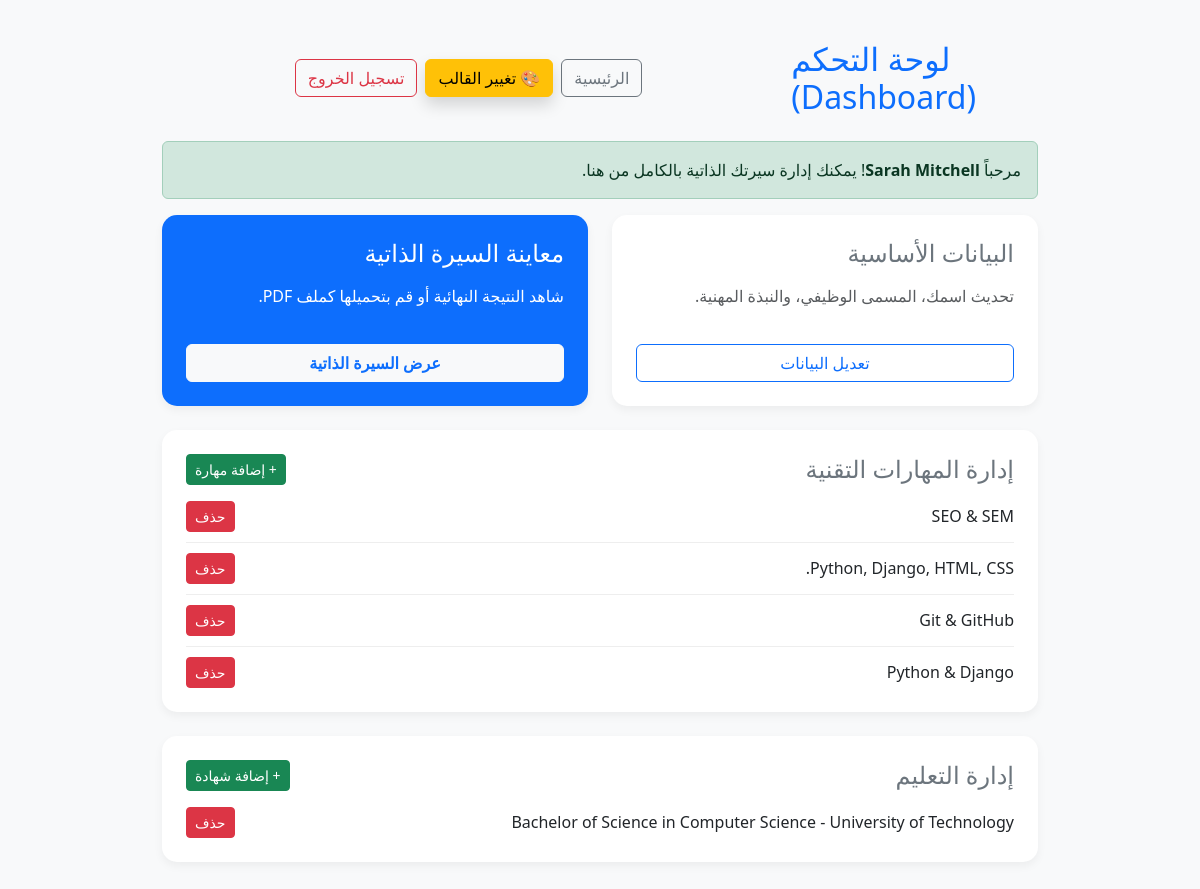
Page /dashboard/ (signed in) on the earlier database version.
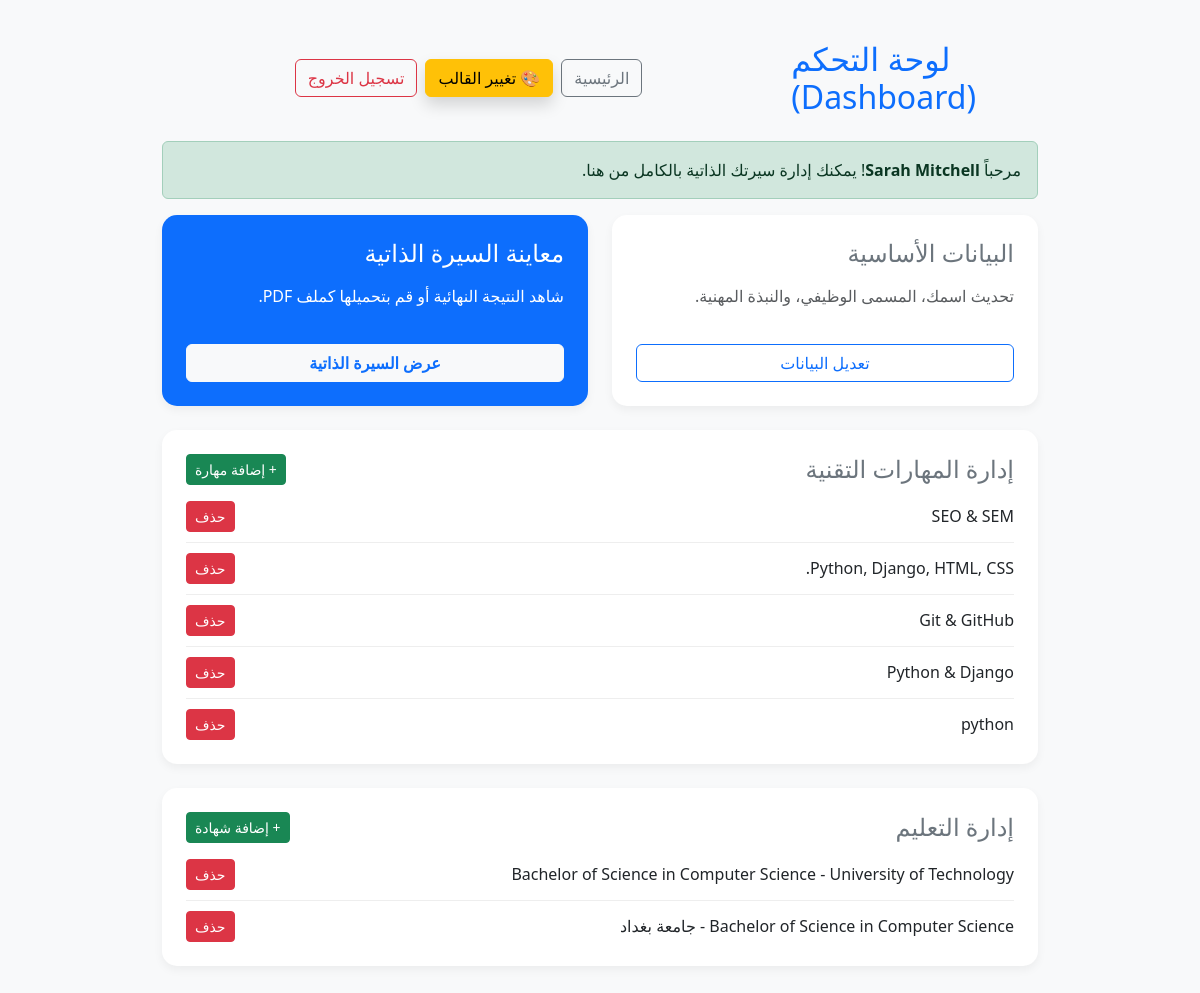
Same page on the later database version.
### cv_app/models.py (models this page shows, shortened)
class Skill(models.Model):
    profile = models.ForeignKey(Profile, on_delete=models.CASCADE)
    skill_name = models.CharField(max_length=50)

class Education(models.Model):
    profile = models.ForeignKey(Profile, on_delete=models.CASCADE)
    university = models.CharField(max_length=150)
    degree = models.CharField(max_length=100)
    graduation_year = models.CharField(max_length=4)

### cv_app/views.py (the view)
# urls.py: path('dashboard/', views.dashboard, name='dashboard'),
@login_required
def dashboard(request):
    profile = Profile.objects.filter(user=request.user).last()
    return render(request, 'dashboard.html', {'profile': profile})

### cv_app/templates/dashboard.html (shortened to what this page needs)
<!DOCTYPE html>
<html lang="ar" dir="rtl">
<head>
    <link href="https://cdn.jsdelivr.net/npm/bootstrap@5.3.0/dist/css/bootstrap.min.css" rel="stylesheet">
</head>
<body>
<div class="container dashboard-container">
    <div class="d-flex flex-column flex-md-row justify-content-between align-items-center mb-4 gap-3">
        <h2 class="text-primary text-center text-md-start mb-0">لوحة التحكم (Dashboard)</h2>
        <div class="d-flex flex-wrap justify-content-center gap-2 w-100 w-md-auto">
            <a href="{% url 'landing_page' %}" class="btn btn-outline-secondary">الرئيسية</a>
            <a href="{% url 'choose_template' %}" class="btn btn-warning shadow">🎨 تغيير القالب</a>
            <form method="POST" action="{% url 'logout' %}" class="d-inline">
                <button type="submit" class="btn btn-outline-danger">تسجيل الخروج</button>
            </form>
        </div>
    </div>
    {% if profile %}
        <div class="alert alert-success">
            مرحباً <strong>{{ profile.name }}</strong>! يمكنك إدارة سيرتك الذاتية بالكامل من هنا.
        </div>
        <div class="row">
            <div class="col-md-6">
                <div class="card p-4 h-100">
                    <h4 class="text-secondary mb-3">البيانات الأساسية</h4>
                    <p class="text-muted">تحديث اسمك، المسمى الوظيفي، والنبذة المهنية.</p>
                    <a href="{% url 'edit_profile' profile.id %}" class="btn btn-outline-primary mt-auto">تعديل البيانات</a>
                </div>
            </div>
            <div class="col-md-6">
                <div class="card p-4 bg-primary text-white h-100">
                    <h4 class="mb-3 text-white">معاينة السيرة الذاتية</h4>
                    <p>شاهد النتيجة النهائية أو قم بتحميلها كملف PDF.</p>
                    <a href="{% url 'home' %}" class="btn btn-light text-primary fw-bold mt-auto">عرض السيرة الذاتية</a>
                </div>
            </div>
        </div>
        <div class="card p-4 mt-4">
            <div class="d-flex justify-content-between align-items-center mb-3">
                <h4 class="text-secondary m-0">إدارة المهارات التقنية</h4>
                <a href="{% url 'add_skill' profile.id %}" class="btn btn-sm btn-success">+ إضافة مهارة</a>
            </div>
            {% for skill in profile.skill_set.all %}
                <div class="item-list">
                    <span>{{ skill.skill_name }}</span>
                    <a href="{% url 'delete_skill' skill.id %}" class="btn btn-sm btn-danger">حذف</a>
                </div>
            {% empty %}
                <p class="text-muted">لم تقم بإضافة مهارات بعد.</p>
            {% endfor %}
        </div>
        <div class="card p-4 mt-4">
            <div class="d-flex justify-content-between align-items-center mb-3">
                <h4 class="text-secondary m-0">إدارة التعليم</h4>
                <a href="{% url 'add_education' profile.id %}" class="btn btn-sm btn-success">+ إضافة شهادة</a>
            </div>
            {% for edu in profile.education_set.all %}
                <div class="item-list">
                    <span>{{ edu.degree }} - {{ edu.university }}</span>
                    <a href="{% url 'delete_education' edu.id %}" class="btn btn-sm btn-danger">حذف</a>
                </div>
            {% empty %}
                <p class="text-muted">لم تقم بإضافة تعليم بعد.</p>
            {% endfor %}
        </div>
    {% else %}
        <div class="alert alert-warning">
            لا يوجد حساب حالياً. <a href="{% url 'cv_builder' %}">اضغط هنا لإنشاء سيرة ذاتية جديدة.</a>
        </div>
    {% endif %}
</div>
</body>
</html>

Differences in the rows shown:
added Skill: skill_name "python"
added Education: university "جامعة بغداد"
